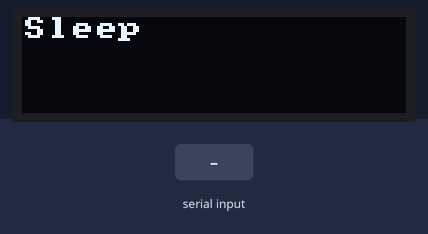
Simulated run of this sketch. Board: ESP32. Parts: 128×32 one-colour display. The inputs (shaded band) are chosen by the test bench.

Above: at 1.2 s.
1.3 s: "wearable\n" received over Serial
At 2.1 s:
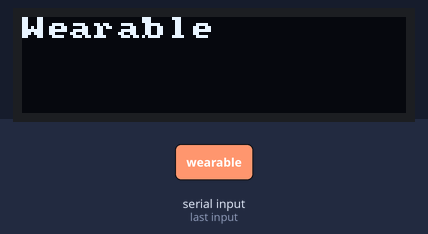
2.8 s: "NOT ENOUGH DATA\n" received over Serial
At 3.2 s:
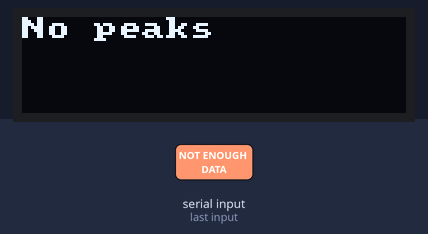
4.3 s: "1\n" received over Serial
At 5.4 s:
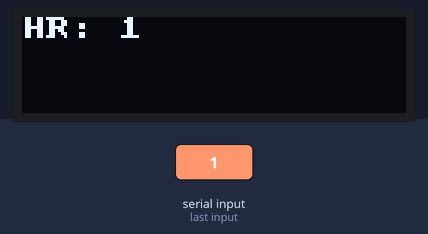
5.8 s: "NOT ENOUGH DATA\n" received over Serial
At 7.0 s:
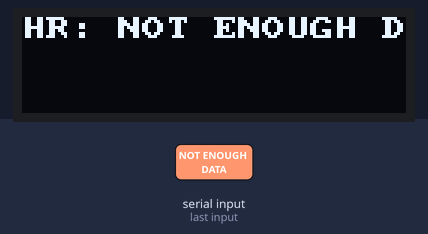
7.3 s: "sleep\n" received over Serial
At 7.7 s:
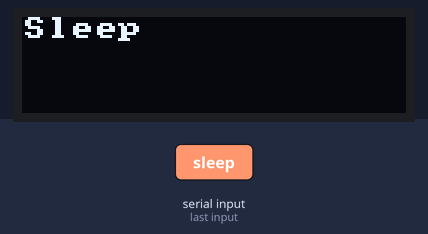
Timing chart, 0 to 9.8 s (numbered marks = the images above; inputs shaded):
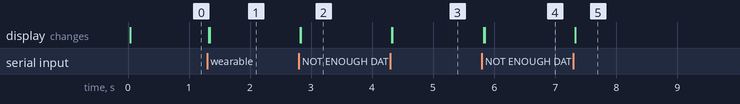

The sketch:

Challenge3WebcamHRMonitor.ino
```cpp
/*
   Global variables
*/
int ppg = 0;        // PPG from readPhotoSensor() (in Photodetector tab)
int sampleTime = 0; // Time of last sample (in Sampling tab)
bool sending;
String currentHR = "";
int firstpeak = 0;
/*
   Initialize the various components of the wearable
*/
void setup() {
  setupCommunication();
  setupDisplay();
  // setupPhotoSensor();
  sending = false;
  writeDisplay("Sleep", 0, true);
}

/*
   The main processing loop
*/


void loop() {
  String command = receiveMessage();
  if (command == "sleep") {
    sending = false;
    writeDisplay("Sleep", 0, true);
  }
  else if (command == "wearable") {
    sending = true;
    writeDisplay("Wearable", 0, true);
  }
  else if (sending){
    if(command == "NOT ENOUGH DATA" & firstpeak == 0){
      writeDisplay("No peaks", 0, true);
      firstpeak = 1;
      }
     else  {
      // update OLED if heart rate changed
      if (currentHR != command) {
          String displaymessage = "HR: " + command ;
          writeDisplay(displaymessage.c_str(), 0, true); // displays HR
          currentHR = command;
        }
      }
    }


}
```

Communication.ino
```cpp
/*
 * Precompiler directive elegance: 0 == Serial, 1 == Bluetooth
 */
#define USE_BT 0

/*
 * This block allows us to use "Ser" throughout our codebase.
 * This makes the code to be protocol-agnostic.
 * Whether using Bluetooth or USB Serial, we will reference it as Ser.
 */
#if USE_BT
  #include "BluetoothSerial.h"
  BluetoothSerial SerialBT;     // instantiate a BT object
  #define Ser SerialBT          // substitute Ser for SerialBT
#else
  #define Ser Serial            // substitute Ser for Serial
#endif

/*
 * Initialize the communication protocol (either HW Serial or BT)
 */
void setupCommunication() {
  #if USE_BT
    Ser.begin("MariaBT"); // any unique name for BT
  #else
    Ser.begin(115200);
  #endif
}


/* Receive a message one character at a time, stopping at a newline ('\n')
 */
String receiveMessage() {
  String message = "";
  if (Ser.available() > 0) {
    while (true) { // loop forever until a newline is seen
      char c = Ser.read();
      if (c != char(-1)) { // if there is a character in the buffer
        if (c == '\n')
          break;
        message += c;
      }
    }
  }
  return message;
}

/*
 * Send a message over the communication protocol
 */
void sendMessage(String message) {
  Ser.println(message);
}
```

Display.ino
```cpp
// OLED Library includes
#include "U8x8lib.h" // include the fast graphics library
#include "Wire.h"    // include the I2C library

/*
 * Instantiate the display object “oled” and reset it using the
 * predefined argument “U8X8_PIN_NONE”
 * NOTE: if you have trouble with this constructor call, your OS
 * might require that you specify the I2C pins (22 and 23) as
 * arguments. If that is the case, you would change the call to this:
 * U8X8_SSD1306_128X32_UNIVISION_HW_I2C oled(U8X8_PIN_NONE, 22, 23);
 */
U8X8_SSD1306_128X32_UNIVISION_HW_I2C oled(U8X8_PIN_NONE);

// Clear the display no more than once per second
const int MAX_REFRESH = 1000;
unsigned long lastClear = 0;
void setupDisplay() {
    oled.begin(); // Initializes u8x8 object
    oled.setPowerSave(0); // Makes sure OLED doesn't go to sleep
    oled.setFont(u8x8_font_amstrad_cpc_extended_r); // Set the font
    oled.setCursor(0, 0); //Sets the cursor at the top left corner
}

void writeDisplay(const char * message, int row, bool erase) {
    unsigned long now = millis();
    //if erase is true and it's been longer than MAX_REFRESH (1s)
    if(erase && (millis() - lastClear >= MAX_REFRESH)) {
        oled.clearDisplay();
        lastClear = now;
    }
    oled.setCursor(0, row);
    oled.print(message);
}


/*
 * A function to write a CSV message on multiple lines on the OLED.
 * The “commaCount” argument says how many commas are in the String.
 * NOTE: The OLED can only display 4 lines (a maximum of 3 commas).
 */
 void writeDisplayCSV(String message, int commaCount) {
     int startIndex = 0;
     for(int i=0; i<=commaCount; i++) {
          // find the index of the comma and store it in startIndex
          int index = message.indexOf(',', startIndex);

          // take everything in the string up until the comma
          String subMessage = message.substring(startIndex, index);

          startIndex = index + 1; // skip over the comma

          // Write the substring onto the OLED!
          writeDisplay(subMessage.c_str(), i, false);
     }
}
```

Measured:
- after the input at 1.3 s, the display: first changes at once (image 1 shows a later state)
- after the input at 2.8 s, the display: first changes at once (image 2 shows a later state)
- after the input at 4.3 s, the display: first changes at once (image 3 shows a later state)
- after the input at 5.8 s, the display: first changes at once (image 4 shows a later state)
- after the input at 7.3 s, the display: first changes at once (image 5 shows a later state)
